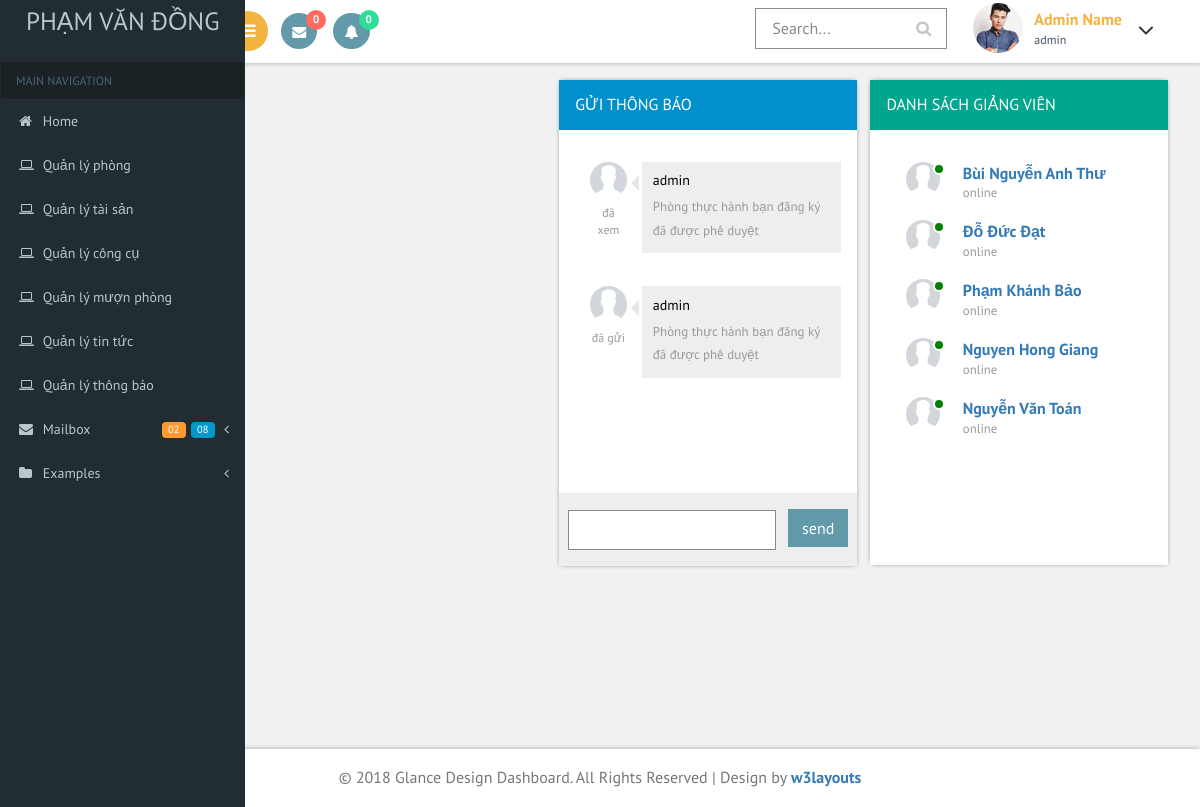
The app's page /chat_admin.php?username=anhthu (signed in) with its own data.
### tables this page shows
CREATE TABLE `notification` (
  `notificationid` int(11) NOT NULL,
  `sender` varchar(20) NOT NULL,
  `receiver` varchar(20) NOT NULL,
  `contents` varchar(200) NOT NULL,
  `sendate` varchar(10) NOT NULL,
  `status` varchar(15) NOT NULL
);

CREATE TABLE `user` (
  `username` varchar(20) NOT NULL,
  `fullname` varchar(30) NOT NULL,
  `password` varchar(20) NOT NULL,
  `role` varchar(10) NOT NULL,
  `address` varchar(150) NOT NULL,
  `phone` varchar(15) NOT NULL,
  `email` varchar(50) NOT NULL,
  `img` varchar(150) NOT NULL
);

### chat_admin.php (the view, shortened to what this page needs)
<?php
$role = $_SESSION['role'];
if ($role == 'admin') {
?>
<!DOCTYPE HTML>
<html>
<head>
<link href="css/bootstrap.css" rel='stylesheet' type='text/css' />
<link href="css/style.css" rel='stylesheet' type='text/css' />
<link href="css/font-awesome.css" rel="stylesheet">
<link href='css/SidebarNav.min.css' media='all' rel='stylesheet' type='text/css'/>
<link href="css/custom.css" rel="stylesheet">
					<link href="css/owl.carousel.css" rel="stylesheet">
</head>
<body class="cbp-spmenu-push">
	<div class="main-content">
			<?php
				include "header_admin.php";
			 ?>
	<div id="page-wrapper">
		<div class="main-page">
		<div class="col_1">
			<div class=" col-md-4 span_8">
			</div>
			<div class=" col-md-4 span_8">
				<div class="activity_box activity_box1">
					<h3>Gửi thông báo</h3>
					<div class="scrollbar" id="style-3">
					<?php
						$receiver = $_GET['username'];
						$sql = "select * FROM notification WHERE receiver = '$receiver'";
						$result = mysqli_query($link,$sql);
						while($rs=mysqli_fetch_array($result))
						{
					?>
						<div class="activity-row activity-row1">
							<div class="col-xs-3 activity-img"><img src='images/user.jpg' class="img-responsive" alt=""/><span><?php echo $rs['status'] ?></span></div>
							<div class="col-xs-5 activity-img1">
								<div class="activity-desc-sub">
									<h5><?php echo $rs['sender']; ?></h5>
									<p><?php echo $rs['contents']; ?></p>
								</div>
							</div>
							<div class="col-xs-4 activity-desc1"></div>
						</div>
					<?php
						}
					?>
				</div>
					<form action="" method="post">
						<input type="text" name="contents" onfocus="this.value = '';" onblur="if (this.value == '') {this.value = 'Enter your text';}" required="">
						<input type="submit" value="send" name="send" />
					</form>
				</div>
			</div>
			<div class="col-md-4 span_8">
				<div class="activity_box activity_box2">
					<h3>danh sách giảng viên</h3>
					<div class="scrollbar" id="style-2">
						<div class="activity-row activity-row1">
							<div class="single-bottom">
								<ul>
								<?php
								$sql = "select * FROM  user where role = 'user' ";
								$result = mysqli_query($link,$sql);
								while($rs=mysqli_fetch_array($result))
								{
							?>
								<li>
									<a href="chat_admin.php?username=<?php echo $rs['username'] ?>">
										<div class="chat-left">
										<img class="img-circle" src="images/user.jpg" width="34px" height="34px" alt="">
											<label class="small-badge bg-green"></label>
										</div>
										<div class="chat-right">
											<label><?php echo $rs["fullname"]; ?></label>
											<h6>online</h6>
										</div>
										<div class="clearfix"> </div>
									</a>
								</li>
							<?php
								}
							?>
								</ul>
							</div>
						</div>
					</div>
				</div>
			</div>
		</div>
			</div>
		</div>
	<?php include "footer_admin.php"; ?>
	</div>
</body>
</html>
<?php
}else{
  session_destroy();
  echo("<script > alert('Bạn không đủ quyền truy cập vào trang này!');
  window.location='index.php';</script>");
}
?>

### css/custom.css (style rules this page uses)
#page-wrapper { padding:5em 2em 2.5em; background-color: #F1F1F1; }

### records on screen
notification: status "đã xem", sender "admin", contents "Phòng thực hành bạn đăng ký đã được phê duyệt"
notification: status "đã gửi", sender "admin", contents "Phòng thực hành bạn đăng ký đã được phê duyệt"
user: fullname "Bùi Nguyễn Anh Thư"
user: fullname "Đỗ Đức Đạt"
user: fullname "Phạm Khánh Bảo"
user: fullname "Nguyen Hong Giang"
user: fullname "Nguyễn Văn Toán"

### other values on screen
$count "0"
$countnoti "0"
$user "admin"
